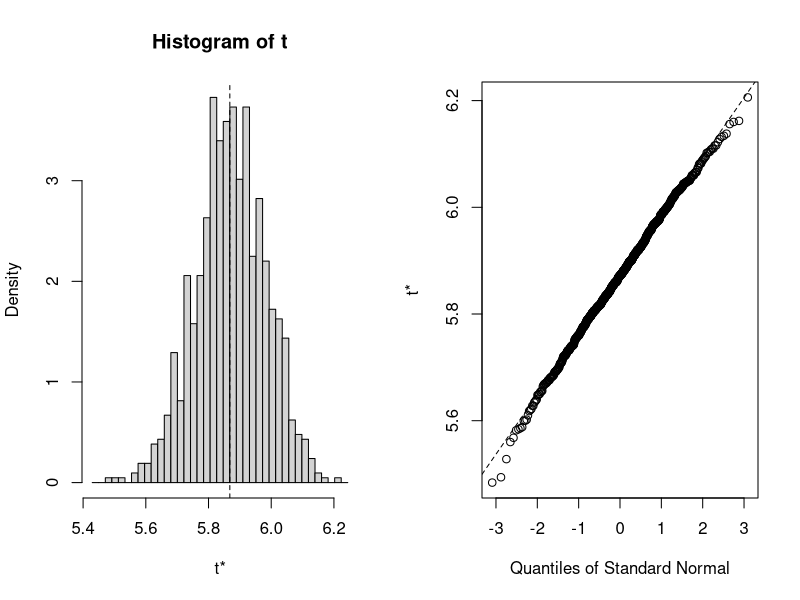
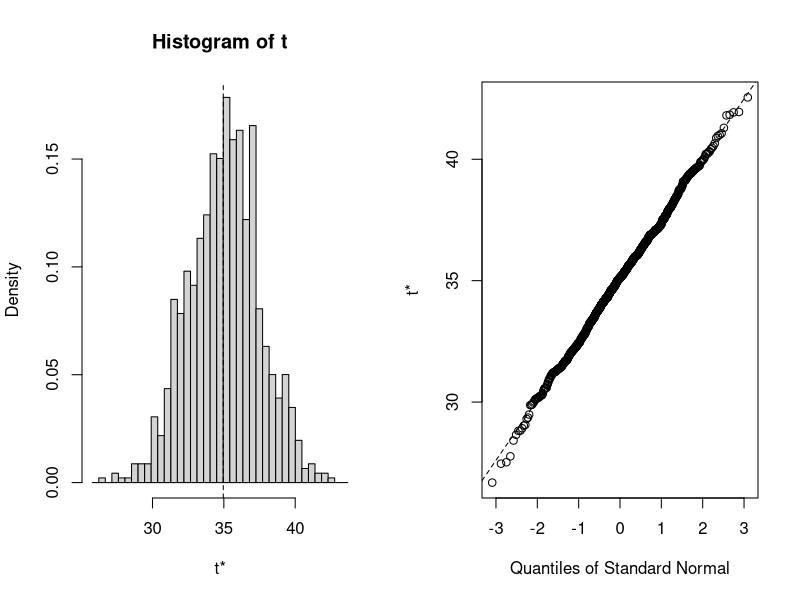
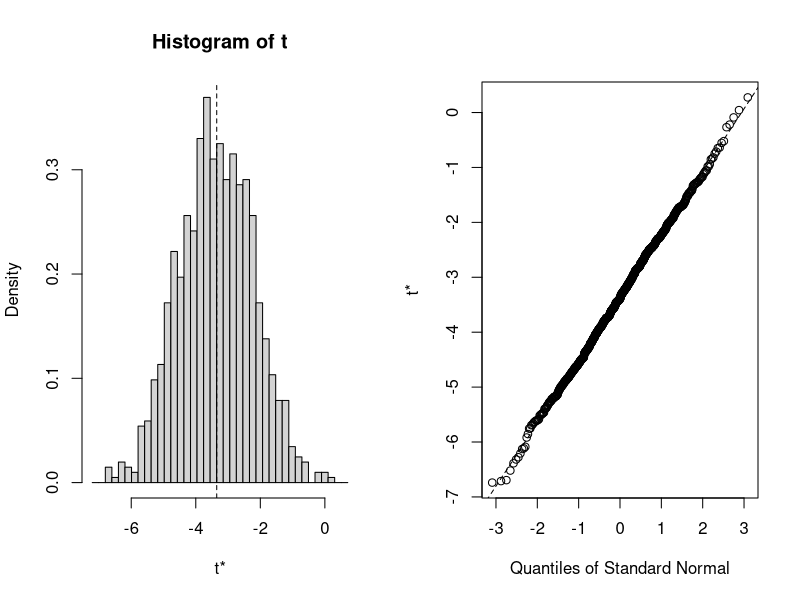
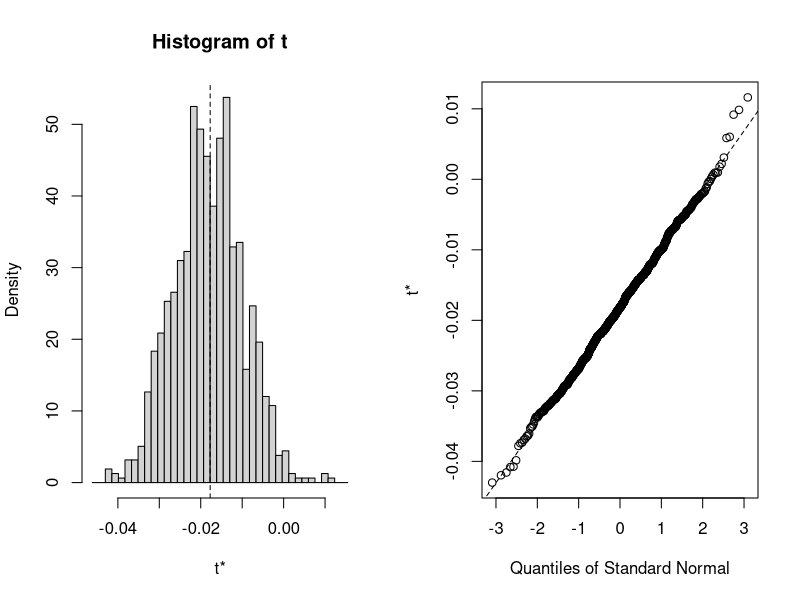

These charts were generated, in order, by the following R code: (Note: this script raises an error after producing the figures.)
#R code for chapter 22 of DSILT: Statistics

d <- iris
str(d)

#-------------------------------------------------------------------------------------------------#
#---------------------------------------Bootstrapping---------------------------------------------#
#-------------------------------------------------------------------------------------------------#

#Take a sample of the dataset for comparison of bootstrap estimate
ds <- d[sample(nrow(d), size=50),]

library(boot)
#Bootstrap estimate of mean (k=1 for 1 statistic)
average <- function(data, indices) {
  return(mean(data[indices]))
}
bootresults <- boot(data=ds$Sepal.Length, statistic=average, R=1000)
plot(bootresults)
#Compare bootstrapped estimate to the sample mean and the population mean
mean(ds$Sepal.Length)
mean(d$Sepal.Length)
#Bootstrapped CI
boot.ci(bootresults, type="bca")

#Bootstrap cofficient estimates of regression (k>1 for many statistics)
linear_reg_coef <- function(formula, data, indices) {
  d <- data[indices,]
  linear_reg <- lm(formula, data=d)
  return(coef(linear_reg))
}
bootresults <- boot(data=mtcars, statistic=linear_reg_coef, R=1000, formula=mpg~wt+disp)
plot(bootresults, index=1)  #Intercept
plot(bootresults, index=2)  #wt coef
plot(bootresults, index=3)  #disp coef
#Bootstrapped CI
boot.ci(bootresults, type="bca", index=1)  #Intercept
boot.ci(bootresults, type="bca", index=2)  #wt coef
boot.ci(bootresults, type="bca", index=3)  #disp coef

#Bootstrapping a model with caret
library(caret)
train_control <- trainControl(method="boot", number=100)
nb_class <- train(Species~., data=d, trControl=train_control, method="nb")
nb_class

#-------------------------------------------------------------------------------------------------#
#---------------------------------------Cross Validation------------------------------------------#
#-------------------------------------------------------------------------------------------------#

#k-fold cross validation
library(caret)
library(rpart)
train_control <- trainControl(method="cv", number=10, savePredictions=TRUE)
class_tree <- train(Species~., data=d, trControl=train_control, method="rpart")

#k-fold cross validation with hyperparameter tuning
hyperparam_grid <- expand.grid(.fL=c(0), .usekernel=c(FALSE))
#Train & tune
nb_class <- train(Species~., data=d, trControl=train_control, method="nb", tuneGrid=hyperparam_grid)
nb_class

#Repeated k-fold cross validation with hyperparameter tuning for regularized regression
library(glmnet)
glmnet_grid <- expand.grid(alpha=c(0, 0.1, 0.2, 0.4, 0.6, 0.8, 1), lambda=seq(0.01, 0.2, length=20))
#glmnet_ctrl <- trainControl(method="cv", number=10)             #k-fold without repeating
glmnet_ctrl <- trainControl(method="repeatedcv", number=10, repeats=3)  #k-fold with 3 repeats
glmnet_fit <- train(Species~., data=d, method="glmnet", preProcess=c("center", "scale"), tuneGrid=glmnet_grid, trControl=glmnet_ctrl)
glmnet_fit
